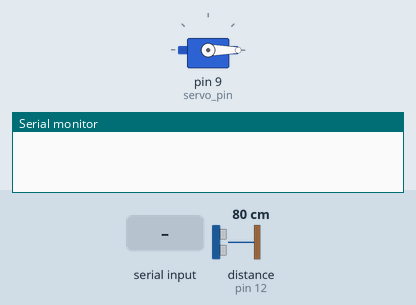
Simulated run of this sketch. Board: Arduino Uno, built with avr-gcc and run on an emulated ATmega328P. Parts: servo, the last lines printed to the serial monitor. The test bench sets the inputs (shaded band); at power-on: distance to the obstacle (sensor on pin 12) 80 cm. The echo pulse lasts 58.3 µs per cm.

Above: at 1.2 s.
1.3 s: "START\n" received over Serial
At 2.33 s:
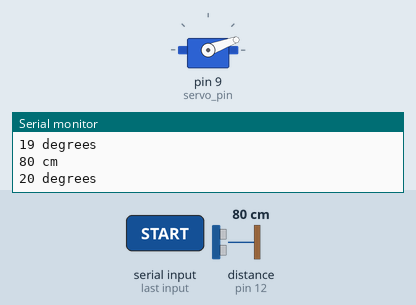
At 3.34 s:
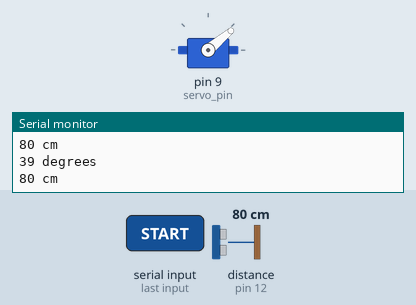
4.3 s: distance to the obstacle (sensor on pin 12) set to 2 cm
At 4.49 s:
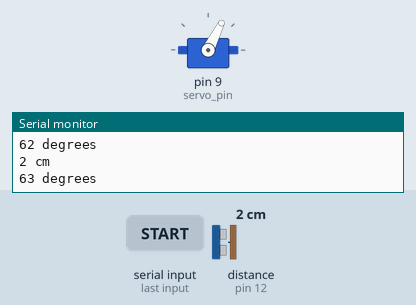
7.3 s: distance to the obstacle (sensor on pin 12) set to 250 cm
10.3 s: distance to the obstacle (sensor on pin 12) set to 4 cm
Timing chart, 0 to 14.3 s (numbered marks = the images above; inputs shaded):
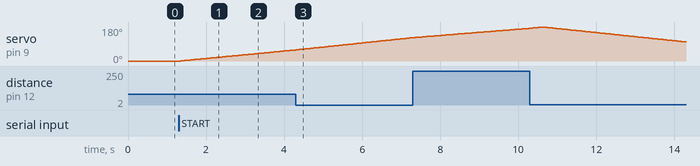

Measured:
- after the input at 1.3 s, servo on pin 9 (servo_pin): moves from 0° to 59° over 2.9 s, starting after 0.06 s

The sketch:

my_custom_radar.ino
```cpp
/**

my_custom_radar.ino written by Cameron Rulten ©2026

**/

#include <Servo.h>
#include "SR04.h"

const int servo_pin = 9;
const int echo_pin = 11;
const int trigger_pin = 12;

SR04 mysensor = SR04(echo_pin, trigger_pin);
Servo myservo;

long distance;
int angle = 0;
int direction = 1;
bool scanning = false;

void printAngle(int angle) {
  Serial.print(angle);
  Serial.println(" degrees");
}

void printDistance(int distance) {
  Serial.print(distance);
  Serial.println(" cm");
}

// Checks for a "START" or "STOP" command from the GUI. Called once per
// sweep step (every ~20ms) so a Stop request takes effect almost immediately
// instead of waiting for a full 0-180-0 sweep to finish.
void handleSerialCommand() {
  if (!Serial.available()) {
    return;
  }
  String command = Serial.readStringUntil('\n');
  command.trim();
  if (command == "START") {
    scanning = true;
  } else if (command == "STOP") {
    scanning = false;
  }
}

void setup() {
  myservo.attach(servo_pin); // initialize servo motor
  myservo.write(angle);
  Serial.begin(9600); // initialize sensor data rate
}

void loop() {
  handleSerialCommand();

  if (!scanning) {
    delay(20); // idle - keep polling for a START command without sweeping
    return;
  }

  myservo.write(angle);
  printAngle(angle);
  delay(20);

  distance = mysensor.Distance(); // get distance from sensor
  printDistance(distance); // print distance value to screen

  angle += direction;
  if (angle >= 180) {
    angle = 180;
    direction = -1;
  } else if (angle <= 0) {
    angle = 0;
    direction = 1;
  }
}
```
